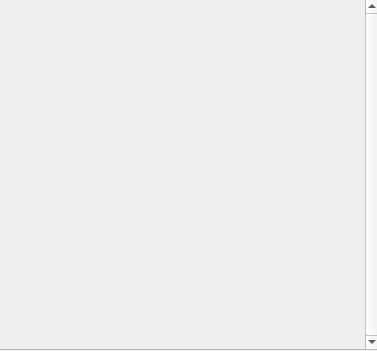
<?xml version="1.0" encoding="UTF-8"?>
<ui version="4.0">
 <class>Form</class>
 <widget class="QWidget" name="Form">
  <property name="geometry">
   <rect>
    <x>0</x>
    <y>0</y>
    <width>377</width>
    <height>351</height>
   </rect>
  </property>
  <property name="sizePolicy">
   <sizepolicy hsizetype="Fixed" vsizetype="MinimumExpanding">
    <horstretch>0</horstretch>
    <verstretch>0</verstretch>
   </sizepolicy>
  </property>
  <property name="minimumSize">
   <size>
    <width>0</width>
    <height>0</height>
   </size>
  </property>
  <property name="windowTitle">
   <string>Form</string>
  </property>
  <widget class="QScrollArea" name="scrollArea">
   <property name="geometry">
    <rect>
     <x>-1</x>
     <y>-1</y>
     <width>381</width>
     <height>351</height>
    </rect>
   </property>
   <property name="sizePolicy">
    <sizepolicy hsizetype="Preferred" vsizetype="Minimum">
     <horstretch>0</horstretch>
     <verstretch>0</verstretch>
    </sizepolicy>
   </property>
   <property name="frameShape">
    <enum>QFrame::StyledPanel</enum>
   </property>
   <property name="frameShadow">
    <enum>QFrame::Sunken</enum>
   </property>
   <property name="verticalScrollBarPolicy">
    <enum>Qt::ScrollBarAlwaysOn</enum>
   </property>
   <property name="horizontalScrollBarPolicy">
    <enum>Qt::ScrollBarAlwaysOff</enum>
   </property>
   <property name="sizeAdjustPolicy">
    <enum>QAbstractScrollArea::AdjustIgnored</enum>
   </property>
   <property name="widgetResizable">
    <bool>true</bool>
   </property>
   <property name="alignment">
    <set>Qt::AlignCenter</set>
   </property>
   <widget class="QWidget" name="scrollAreaWidgetContents">
    <property name="enabled">
     <bool>true</bool>
    </property>
    <property name="geometry">
     <rect>
      <x>0</x>
      <y>0</y>
      <width>365</width>
      <height>349</height>
     </rect>
    </property>
    <property name="sizePolicy">
     <sizepolicy hsizetype="Preferred" vsizetype="MinimumExpanding">
      <horstretch>0</horstretch>
      <verstretch>0</verstretch>
     </sizepolicy>
    </property>
    <layout class="QVBoxLayout" name="task_panel_vertical_layout">
     <property name="spacing">
      <number>0</number>
     </property>
     <property name="sizeConstraint">
      <enum>QLayout::SetNoConstraint</enum>
     </property>
     <property name="leftMargin">
      <number>0</number>
     </property>
     <property name="topMargin">
      <number>0</number>
     </property>
     <property name="rightMargin">
      <number>0</number>
     </property>
     <property name="bottomMargin">
      <number>0</number>
     </property>
    </layout>
   </widget>
  </widget>
 </widget>
 <resources/>
 <connections/>
</ui>
